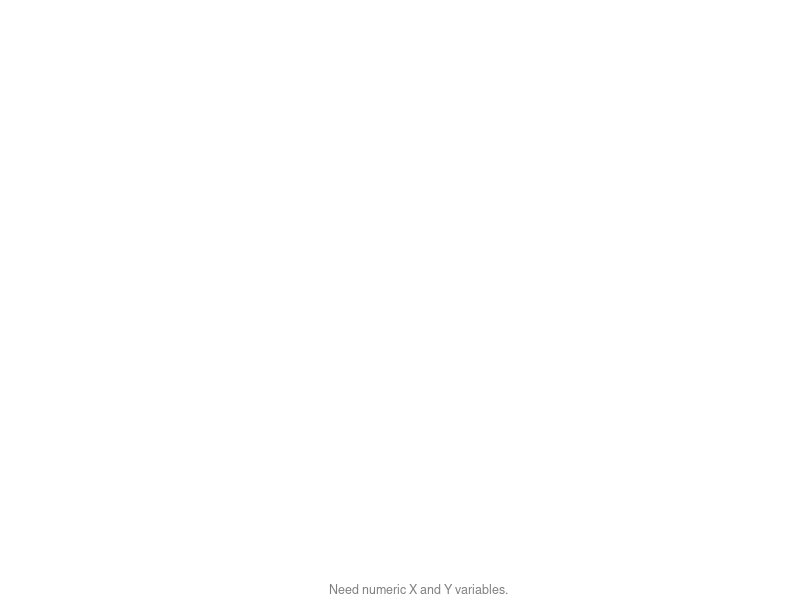

Write the R code that produced this figure.
# Copyright (c) Microsoft Corporation.  All rights reserved.

# Third Party Programs. This software enables you to obtain software applications from other sources. 
# Those applications are offered and distributed by third parties under their own license terms.
# Microsoft is not developing, distributing or licensing those applications to you, but instead, 
# as a convenience, enables you to use this software to obtain those applications directly from 
# the application providers.
# By using the software, you acknowledge and agree that you are obtaining the applications directly
# from the third party providers and under separate license terms, and that it is your responsibility to locate, 
# understand and comply with those license terms.
# Microsoft grants you no license rights for third-party software or applications that is obtained using this software.


##PBI_R_VISUAL: VIZGAL_SPLINE   Visualization of spline interpolation
# Computes and visualizes a spline interpolation of 2D scatter 
# Smoothness is controlled by the user 
# INPUT: 
# The input dataset should include exactly two numerical non-constant columns for X and Y  
#
# EXAMPLES:
## for R environment
# library(zoo)
# library(reshape)
# dat=BJsales.lead  
# BJsaleData=data.frame(ind=index(dat),date=as.Date(dat),value=melt(dat)$value)
# dataset=data.frame(x=BJsaleData$ind,y=BJsaleData$value)
# source("visGal_spline.R") #create graphics
#
# WARNINGS:  
#
# CREATION DATE: 24/7/2016
#
# LAST UPDATE: 26/7/2017
#
# VERSION: 0.0.2
#
# R VERSION TESTED: 3.2.2
# 
# AUTHOR: pbicvsupport@microsoft.com
#
# REFERENCES: https://stat.ethz.ch/R-manual/R-devel/library/stats/html/loess.html

#save(list = ls(all.names = TRUE), file='C:/Users/boefraty/projects/PBI/R/tempData.Rda')
#load(file='C:/Users/boefraty/projects/PBI/R/tempData.Rda')

############ User Parameters #########
##PBI_PARAM: Should warnings text be displayed?
#Type:logical, Default:TRUE, Range:NA, PossibleValues:NA, Remarks: NA
showWarnings=TRUE

##PBI_PARAM Smoothness of spline. Small values correspond for wiggly spline, large values for smooth spline 
#Type: integer, Default:30, Range:[1,100], PossibleValues:NA, Remarks: Used to control "span" parameter 
smoothness = 30
if(exists("settings_spline_params_percentile")){
  smoothness = settings_spline_params_percentile
}

##PBI_PARAM Confidence level band display
#Type:logical, Default:TRUE, Range:NA, PossibleValues:NA, Remarks: NA
drawConfidenceLevels = TRUE
if(exists("settings_conf_params_showConf")){
  drawConfidenceLevels = settings_conf_params_showConf
}

###############Library Declarations###############
libraryRequireInstall = function(packageName, ...)
{
  if(!require(packageName, character.only = TRUE)) 
    warning(paste("*** The package: '", packageName, "' was not installed ***",sep=""))
}

libraryRequireInstall("reshape")
libraryRequireInstall("graphics")
libraryRequireInstall("splines")
libraryRequireInstall("scales")

###############Internal parameters definitions#################
#PBI_PARAM Minimal number of points for spline
#Type:integer, Default:7, Range:[3,100], PossibleValues:NA, Remarks: NA
minPoints = 7

##PBI_PARAM Confidence level percentage; 0.95 is 95%
#Type:numeric, Default:0.99, Range:[0,1], PossibleValues:NA, Remarks: NA
confLevel = 0.99
if(exists("settings_conf_params_confLevel")){
  confLevel = settings_conf_params_confLevel
}

##PBI_PARAM Color of scatterplot points
#Type:string, Default:"orange", Range:NA, PossibleValues:"orange","blue","green","black"
pointsCol = "orange"
if(exists("settings_scatter_params_pointColor")){
  pointsCol = settings_scatter_params_pointColor
}

##PBI_PARAM Color of spline plot
#Type:string, Default:"orange", Range:NA, PossibleValues:"orange","blue","green","black"
lineColor = "turquoise"
if(exists("settings_spline_params_lineColor")){
  lineColor = settings_spline_params_lineColor
}

#PBI_PARAM Transparency of scatterplot points
#Type:numeric, Default:0.4, Range:[0,1], PossibleValues:NA, Remarks: NA
transparency = 0.5

#PBI_PARAM Shaded band for confidence interval
#Type:logical, Default:TRUE, Range:NA, PossibleValues:NA, Remarks: NA
fillConfidenceLevels = TRUE

#PBI_PARAM Span for loess regression
#Type:numeric or NA, Default: NA, Range:(0.1,3], PossibleValues:NA, 
#Remarks: If span is NA or NULL the smoothness 
span = NA

#PBI_PARAM Size of points on the plot
#Type:numeric, Default: 1 , Range:[0.1,5], PossibleValues:NA, Remarks: NA
pointCex = 1
if(exists("settings_scatter_params_weight")){
  pointCex = settings_scatter_params_weight/10
}

###############Internal functions definitions#################


cutStr2Show = function(strText, strCex = 0.8, abbrTo = 100, isH = TRUE, maxChar = 3, partAvailable = 1)
{
  # partAvailable, wich portion of window is available, in [0,1]
  if(is.null(strText))
    return (NULL)
  
  SCL = 0.075*strCex/0.8
  pardin = par()$din
  gStand = partAvailable*(isH*pardin[1]+(1-isH)*pardin[2]) /SCL
  
  # if very very long abbreviate
  if(nchar(strText)>abbrTo && nchar(strText)> 1)
    strText = abbreviate(strText, abbrTo)
  
  # if looooooong convert to lo...
  if(nchar(strText)>round(gStand) && nchar(strText)> 1)
    strText = paste(substring(strText,1,floor(gStand)),"...",sep="")
  
  # if shorter than maxChar remove 
  if(gStand<=maxChar)
    strText = NULL
  
  return(strText) 
}


#if it attributeColumn is legal colors() use them 
#if all the entries in attributeColumn are the same number - use defaultColor
#if it has many numeric variables color from green to red range 
#if it has few unique strings - use rainbow to color them 
ColorPerPoint = function (attributeColumn, defaultColor = pointsCol, sizeColRange = 30)
{
  N = length(attributeColumn)
  if(sum(attributeColumn %in% colors()) == N) # all legal colors
    return(attributeColumn)
  
  UN = length(unique(attributeColumn))
  if(UN == 1) # single number 
    return(defaultColor)
  
  sortedUniqueValues = sort(unique(attributeColumn))
  
  if(UN >= N - 2 && is.numeric(attributeColumn)) # many numbers --> color range 
  {
    rangeColors = terrain.colors(sizeColRange)# 30 colors
    breaks = seq(min(sortedUniqueValues), max(sortedUniqueValues),length.out = sizeColRange + 1)
    pointsCol = as.character(cut(attributeColumn, breaks,labels = rangeColors))
    return(pointsCol)
  } else {
    rangeColors = rainbow(UN)
    names(rangeColors) = sortedUniqueValues
    return(rangeColors[as.character(attributeColumn)])
  }
}

###############Upfront input correctness validations (where possible)#################
pbiWarning = NULL

if (exists("x_var") && exists("y_var") && is.numeric(x_var[,1]) && is.numeric(y_var[,1])){

  if(exists("color")) {
    dataset=cbind(x_var,y_var,color)
  } else {
    dataset=cbind(x_var,y_var)
  }
  
  dataset<-dataset[complete.cases(dataset),] #remove corrupted rows
  
  if(is.null(span) || is.na(span))
    span=smoothness/50
  
  if(ncol(dataset) > 2)
    pointsCol = ColorPerPoint(dataset[,3],pointsCol)
  
  ##############Main Visualization script###########
  
  
  cNames <- names(dataset)
  
  if(nrow(dataset) >= minPoints) {
    
    names(dataset) = c("x", "y")
    
    attach(dataset)
    new.x = seq(min(dataset[, 1]), max(dataset[,1]), length.out = 100)
    
    fit <- tryCatch(
      {
        loess(y ~ x, family = "gaussian", span = span)
      },
      error=function(cond) {
        return(list())
      }
    )
    
    cNames[1] = cutStr2Show(cNames[1], strCex =1.1, isH = TRUE)
    cNames[2] = cutStr2Show(cNames[2], strCex =1.1, isH = FALSE)
    plot(x, y, xlim = c(min(x), max(x)), ylim=c(min(y), max(y)), pch = 19, cex = pointCex,
         ylab = cNames[2], xlab = cNames[1],col = alpha(pointsCol, transparency))
    
    if (length(fit) != 0) {     
      
      prediction = predict(fit, data.frame(x = new.x), se = TRUE)
      spline_plot = prediction$fit
      
      if (drawConfidenceLevels) {
        spline_plot = cbind(
          spline_plot,
          prediction$fit + (prediction$se.fit)*qnorm(1 - (1 - confLevel)/2),
          prediction$fit - prediction$se.fit*qnorm(1 - (1 - confLevel)/2)
        )
      }
      
      if (drawConfidenceLevels && fillConfidenceLevels) # add fill
        polygon(c(rev(new.x), new.x), c(rev(spline_plot[ ,3]), spline_plot[ ,2]), col = alpha('grey80',transparency), border = NA)
      
      matplot(new.x, spline_plot, lwd = c(3,1,1), lty = c(1,2,2), col = c(lineColor,"red","red"), type = "l", add = TRUE)
    } else {
      showWarnings = TRUE
      pbiWarning<-paste(pbiWarning, "Regression failed: possibly no pattern in data. ", sep="")
    }
  } else { # note enough points
    plot.new()
    pbiWarning<-paste(pbiWarning, "Not enough points for plot. ", sep="")
  }
} else{ #No X and Y columns
  plot.new()
  pbiWarning<-paste(pbiWarning, "Need numeric X and Y variables. ", sep="")
}

#add warning as subtitle
if(showWarnings)
{
  pbiWarning = cutStr2Show(pbiWarning, strCex = 0.75)
  title(main = NULL, sub = pbiWarning, outer = FALSE, col.sub = "gray50", cex.sub=0.75)
}
remove('dataset')

